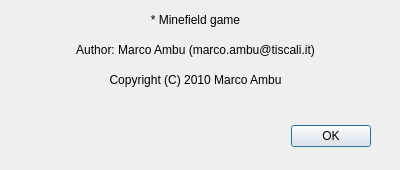
<?xml version="1.0" encoding="UTF-8"?>
<ui version="4.0">
 <class>AboutDialog</class>
 <widget class="QDialog" name="AboutDialog">
  <property name="geometry">
   <rect>
    <x>0</x>
    <y>0</y>
    <width>400</width>
    <height>170</height>
   </rect>
  </property>
  <property name="windowTitle">
   <string>About Minefield</string>
  </property>
  <widget class="QDialogButtonBox" name="buttonBox">
   <property name="geometry">
    <rect>
     <x>30</x>
     <y>120</y>
     <width>341</width>
     <height>32</height>
    </rect>
   </property>
   <property name="orientation">
    <enum>Qt::Horizontal</enum>
   </property>
   <property name="standardButtons">
    <set>QDialogButtonBox::Ok</set>
   </property>
  </widget>
  <widget class="QLabel" name="label">
   <property name="geometry">
    <rect>
     <x>10</x>
     <y>10</y>
     <width>371</width>
     <height>20</height>
    </rect>
   </property>
   <property name="text">
    <string>* Minefield game</string>
   </property>
   <property name="alignment">
    <set>Qt::AlignCenter</set>
   </property>
  </widget>
  <widget class="QLabel" name="label_2">
   <property name="geometry">
    <rect>
     <x>10</x>
     <y>40</y>
     <width>371</width>
     <height>20</height>
    </rect>
   </property>
   <property name="text">
    <string>Author: Marco Ambu (marco.ambu@tiscali.it)</string>
   </property>
   <property name="alignment">
    <set>Qt::AlignCenter</set>
   </property>
  </widget>
  <widget class="QLabel" name="label_3">
   <property name="geometry">
    <rect>
     <x>10</x>
     <y>70</y>
     <width>371</width>
     <height>20</height>
    </rect>
   </property>
   <property name="text">
    <string>Copyright (C) 2010 Marco Ambu</string>
   </property>
   <property name="alignment">
    <set>Qt::AlignCenter</set>
   </property>
  </widget>
 </widget>
 <resources/>
 <connections>
  <connection>
   <sender>buttonBox</sender>
   <signal>accepted()</signal>
   <receiver>AboutDialog</receiver>
   <slot>accept()</slot>
   <hints>
    <hint type="sourcelabel">
     <x>248</x>
     <y>254</y>
    </hint>
    <hint type="destinationlabel">
     <x>157</x>
     <y>274</y>
    </hint>
   </hints>
  </connection>
 </connections>
</ui>
